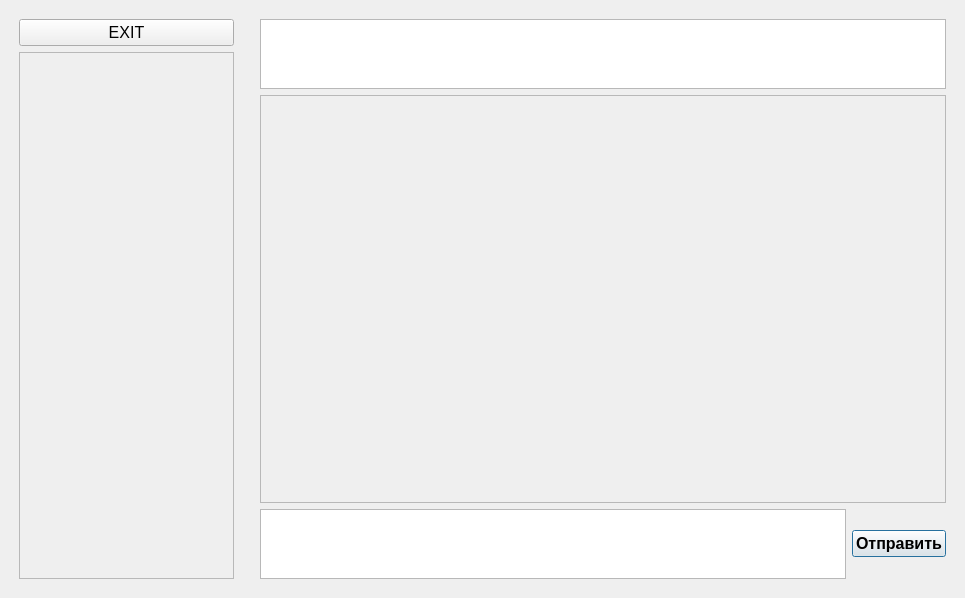
<?xml version="1.0" encoding="UTF-8"?>
<ui version="4.0">
 <class>MainWindow</class>
 <widget class="QMainWindow" name="MainWindow">
  <property name="geometry">
   <rect>
    <x>0</x>
    <y>0</y>
    <width>965</width>
    <height>598</height>
   </rect>
  </property>
  <property name="font">
   <font>
    <pointsize>15</pointsize>
   </font>
  </property>
  <property name="windowTitle">
   <string>MainWindow</string>
  </property>
  <property name="autoFillBackground">
   <bool>false</bool>
  </property>
  <property name="styleSheet">
   <string notr="true"/>
  </property>
  <widget class="QWidget" name="centralwidget">
   <layout class="QHBoxLayout" name="horizontalLayout" stretch="1,3">
    <item>
     <layout class="QVBoxLayout" name="LAYOUT_MAIN_LEFT" stretch="0,10">
      <property name="leftMargin">
       <number>10</number>
      </property>
      <property name="topMargin">
       <number>10</number>
      </property>
      <property name="rightMargin">
       <number>10</number>
      </property>
      <property name="bottomMargin">
       <number>10</number>
      </property>
      <item>
       <layout class="QVBoxLayout" name="verticalLayout">
        <item>
         <widget class="QPushButton" name="exitButton">
          <property name="font">
           <font>
            <pointsize>12</pointsize>
           </font>
          </property>
          <property name="text">
           <string>EXIT</string>
          </property>
         </widget>
        </item>
       </layout>
      </item>
      <item>
       <layout class="QHBoxLayout" name="LAYOUT_LIST_CHAT">
        <item>
         <widget class="QScrollArea" name="scrollAreaListChat">
          <property name="widgetResizable">
           <bool>true</bool>
          </property>
          <widget class="QWidget" name="scrollAreaWidgetContentsListChat">
           <property name="geometry">
            <rect>
             <x>0</x>
             <y>0</y>
             <width>211</width>
             <height>519</height>
            </rect>
           </property>
          </widget>
         </widget>
        </item>
       </layout>
      </item>
     </layout>
    </item>
    <item>
     <layout class="QVBoxLayout" name="LAYOUT_MAIN_RIGHT" stretch="10,1">
      <property name="leftMargin">
       <number>10</number>
      </property>
      <property name="topMargin">
       <number>10</number>
      </property>
      <property name="rightMargin">
       <number>10</number>
      </property>
      <property name="bottomMargin">
       <number>10</number>
      </property>
      <item>
       <layout class="QVBoxLayout" name="LAYOUT_CHAT" stretch="1,10">
        <item>
         <widget class="QListView" name="chatName"/>
        </item>
        <item>
         <widget class="QScrollArea" name="scrollAreaMessage">
          <property name="widgetResizable">
           <bool>true</bool>
          </property>
          <widget class="QWidget" name="scrollAreaWidgetContents">
           <property name="geometry">
            <rect>
             <x>0</x>
             <y>0</y>
             <width>682</width>
             <height>428</height>
            </rect>
           </property>
          </widget>
         </widget>
        </item>
       </layout>
      </item>
      <item>
       <layout class="QHBoxLayout" name="LAYOUT_MESSAGE_INPUT">
        <item>
         <widget class="QTextEdit" name="message_panel">
          <property name="font">
           <font>
            <pointsize>12</pointsize>
           </font>
          </property>
          <property name="cursor" stdset="0">
           <cursorShape>IBeamCursor</cursorShape>
          </property>
         </widget>
        </item>
        <item>
         <widget class="QPushButton" name="messButtonPush">
          <property name="minimumSize">
           <size>
            <width>50</width>
            <height>27</height>
           </size>
          </property>
          <property name="font">
           <font>
            <family>Arial</family>
            <pointsize>12</pointsize>
            <bold>true</bold>
            <kerning>false</kerning>
           </font>
          </property>
          <property name="mouseTracking">
           <bool>false</bool>
          </property>
          <property name="tabletTracking">
           <bool>false</bool>
          </property>
          <property name="inputMethodHints">
           <set>Qt::InputMethodHint::ImhNone</set>
          </property>
          <property name="text">
           <string>Отправить</string>
          </property>
          <property name="icon">
           <iconset theme="QIcon::ThemeIcon::DocumentSend"/>
          </property>
          <property name="checkable">
           <bool>false</bool>
          </property>
          <property name="checked">
           <bool>false</bool>
          </property>
          <property name="autoRepeat">
           <bool>false</bool>
          </property>
          <property name="autoDefault">
           <bool>false</bool>
          </property>
          <property name="default">
           <bool>true</bool>
          </property>
          <property name="flat">
           <bool>false</bool>
          </property>
         </widget>
        </item>
       </layout>
      </item>
     </layout>
    </item>
   </layout>
  </widget>
 </widget>
 <resources/>
 <connections/>
</ui>
